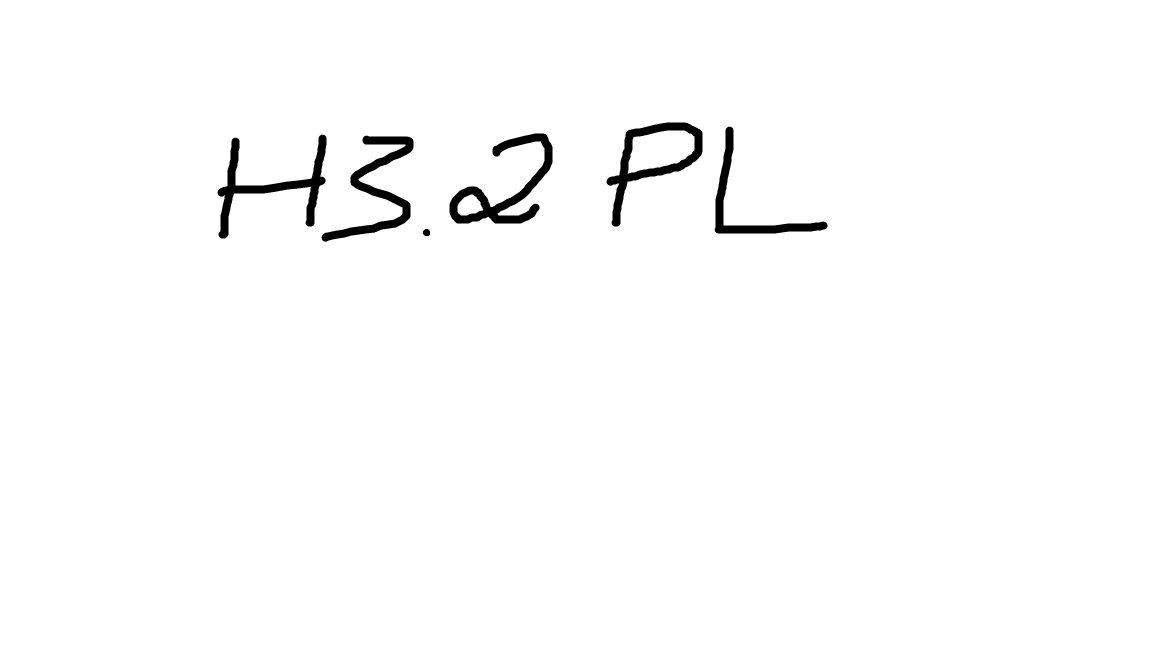
#> input picture Project/Project_1/Image_Input/test3.png, 1152 x 648 px, found by its file name
$ jupyter execute Find_secret_by_subtract.ipynb
#> lines starting #> are read from the running program, lines starting #| are printed output that depends on the picture
[cell 1]
import cv2
import numpy as np
import matplotlib.pyplot as plt

[cell 2]
link_img1 = "..\\Image_Input\\test3.png"
link_img2 = "..\\Image_Input\\test4.png"

[cell 3]
def find_secret_by_subtract(image1, image2) :
    return image2 - image1

[cell 4]
img1 = cv2.imread(link_img1, 0)
#> img1 is the input picture: shape (648, 1152); min 0, max 255, mean 251.3
img2 = cv2.imread(link_img2, 0)
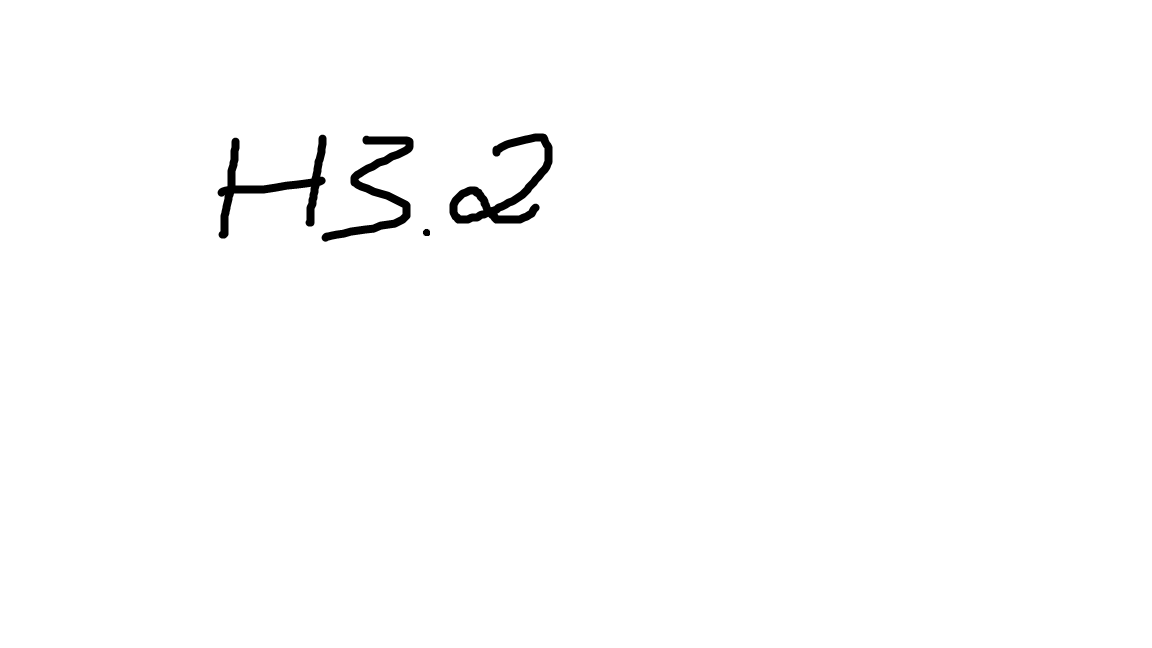
#> input picture Project/Project_1/Image_Input/test4.png, 1152 x 648 px, found by its file name
#> img2 is the input picture: shape (648, 1152); min 0, max 255, mean 252.6

img_sub = find_secret_by_subtract(img1, img2)
#> in find_secret_by_subtract, `return image2 - image1`:
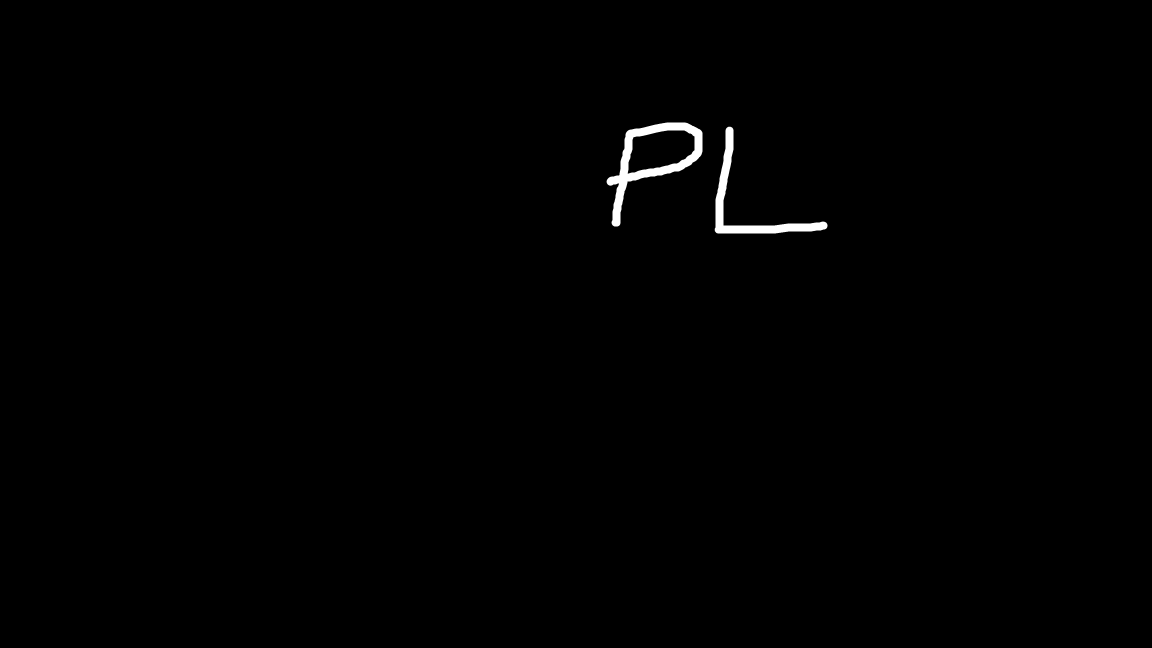
#> returned value: shape (648, 1152); min 0, max 255, mean 1.3

plt.figure(figsize=(15, 5))
plt.subplot(1, 3, 1)
plt.imshow(img1, cmap='gray')
plt.title('Image 1')
plt.subplot(1, 3, 2)
plt.imshow(img2, cmap='gray')
plt.title('Image 2')
plt.subplot(1, 3, 3)
plt.imshow(img_sub, cmap='gray')
plt.title('Image Subtract')
plt.show()
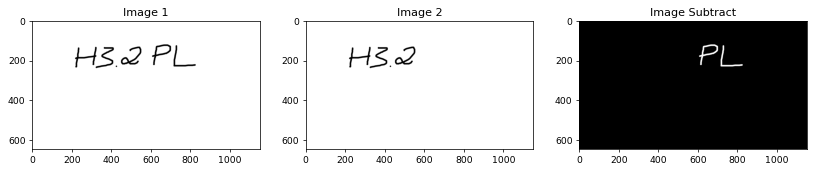
#> figure drawn by matplotlib, 3 panels
